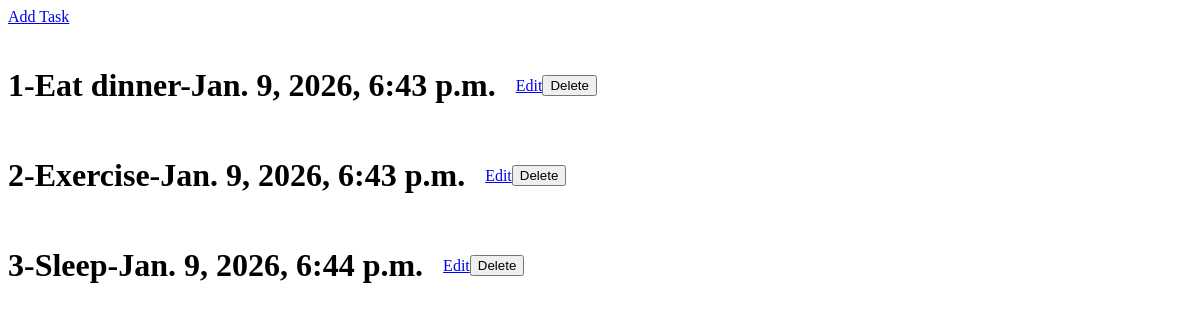
/, run on an earlier commit of the app's database.
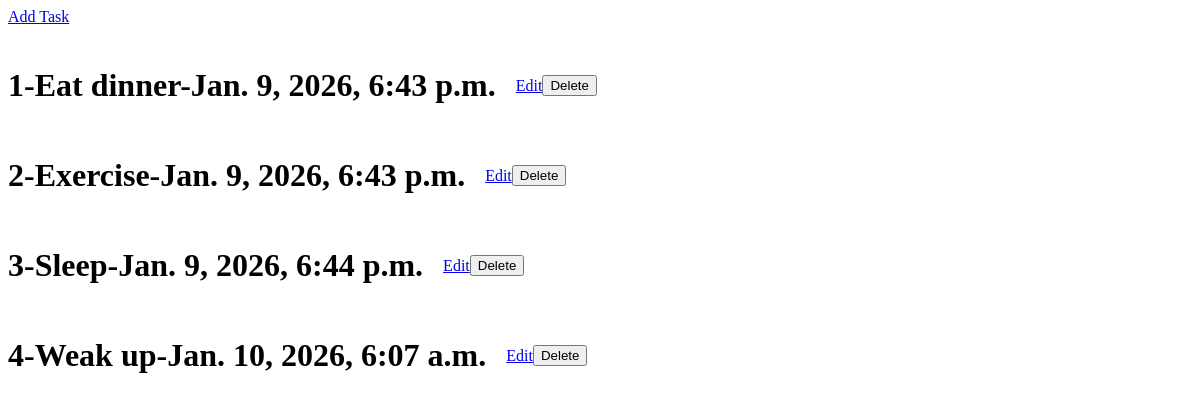
And on a later commit of the database.
### data/models.py (models this page shows, shortened)
class Data(models.Model):
    title = models.TextField(max_length=200, null=True)
    text = models.TextField(max_length=1000, null=True)
    created_at = models.DateTimeField(auto_now_add=True)
    updated_at = models.DateTimeField(auto_now=True)

### data/views.py (the view)
# urls.py: path('', views.index, name='index'),
def index(request):
    data = Data.objects.all().order_by('id')
    return render(request, 'data/index.html', {'data':data})

### data/templates/data/index.html (shortened to what this page needs)
{% extends 'layout.html' %}
{% block content %}
    <div style="margin-bottom: 20px;">
        <a href="{% url 'add' %}" class="bg-blue-600 text-white px-4 py-2 rounded hover:bg-blue-700 transition">Add Task</a>
    </div>
    {% for data in data %}
           <div style="display: flex; align-items: center; margin-bottom: 10px;">
              <h1 style="margin-right: 20px;">{{data.id}}-{{data.title}}-{{data.created_at}}</h1>
              <a href="{% url 'edit' data.id %}" class="bg-yellow-500 text-white px-3 py-1 rounded hover:bg-yellow-600 transition">Edit</a>
              <form action="{% url 'delete' data.id %}" method="post" style="display:inline;">
                    <button
                        type="submit"
                        class="bg-red-500 text-white px-3 py-1 rounded hover:bg-red-600 transition">
                        Delete
                    </button>
              </form>
           </div>
    {% endfor %}
{% endblock content %}

What changed in the data, as far as the page shows it:
added Data: id "4", title "Weak up", created_at "Jan. 10, 2026, 6:07 a.m."
